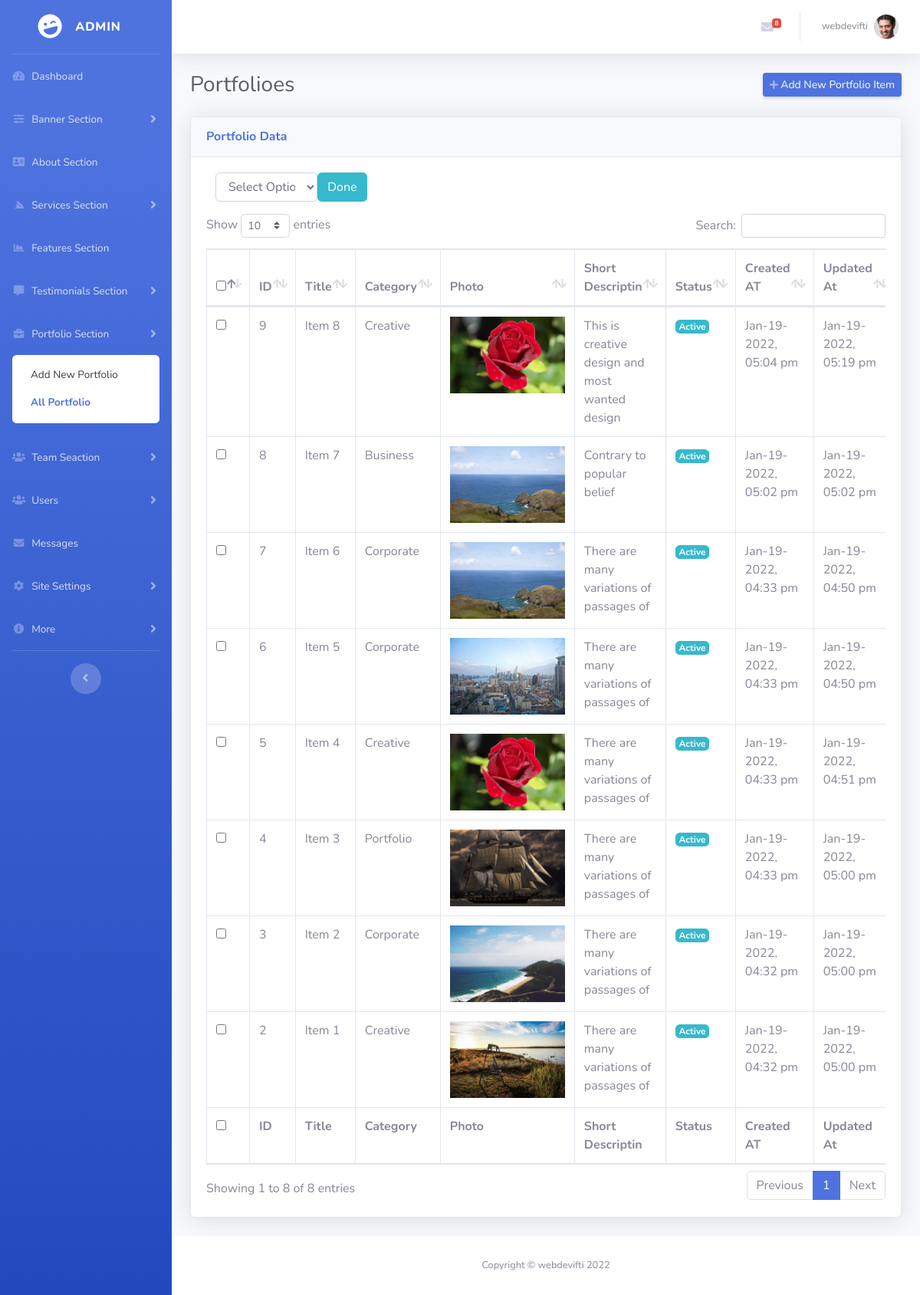
Page /admin/portfolio.php (signed in) on the committed database.
### tables this page shows
CREATE TABLE `users` (
  `id` int(11) NOT NULL,
  `full_name` varchar(255) NOT NULL,
  `username` varchar(255) NOT NULL,
  `email` varchar(255) NOT NULL,
  `password` varchar(255) NOT NULL,
  `role` varchar(20) NOT NULL,
  `status` tinyint(1) NOT NULL DEFAULT 1,
  `photo` varchar(255) DEFAULT NULL,
  `created_at` datetime NOT NULL DEFAULT current_timestamp(),
  `updated_at` datetime NOT NULL DEFAULT current_timestamp() ON UPDATE current_timestamp(),
  `phone_number` varchar(20) NOT NULL
);

CREATE TABLE `portfolio_section` (
  `id` int(11) NOT NULL,
  `portfolio_category` varchar(255) NOT NULL,
  `portfolio_image` varchar(255) NOT NULL,
  `title` varchar(255) NOT NULL,
  `short_desc` text NOT NULL,
  `status` tinyint(1) NOT NULL DEFAULT 1,
  `user_id` int(11) NOT NULL,
  `created_at` datetime NOT NULL DEFAULT current_timestamp(),
  `updated_at` datetime NOT NULL DEFAULT current_timestamp() ON UPDATE current_timestamp()
);

### configs/functions.php (called while the page is built, shortened)
<?php
function getLoggedInUserData($email){
    global $con;
    $query = "SELECT * FROM `users` WHERE `email` = '$email'";
    $excute_query = mysqli_query($con, $query);
    $result = mysqli_fetch_assoc($excute_query);
    return $result;
}

### configs/messageFunction.php (called while the page is built, shortened)
<?php
function getMessages(){
    global $con;
    $result = mysqli_query($con, "SELECT * FROM `message_from_user` ORDER BY `sended_at` DESC LIMIT 10");
    return $result;
}

### configs/portfolioFunction.php (called while the page is built, shortened)
<?php
function getPortfolio(){
    global $con;
    $result = mysqli_query($con, "SELECT * FROM `portfolio_section` ORDER BY `created_at` DESC");
    return $result;
}

### admin/portfolio.php (the view, shortened to what this page needs)
<?php require 'layouts/header.php'; ?>
        <?php require 'layouts/sidebar.php'; ?>
        <div id="content-wrapper" class="d-flex flex-column">
            <div id="content">
                <?php require 'layouts/topbar.php'; ?>
                <div class="container-fluid">
                    <div class="d-sm-flex align-items-center justify-content-between mb-4">
                        <h1 class="h3 mb-0 text-gray-800">Portfolioes</h1>
                        <a href="add-portfolio.php" class="d-none d-sm-inline-block btn btn-sm btn-primary shadow-sm"><i
                                class="fas fa-plus fa-sm text-white-50"></i> Add New Portfolio Item</a>
                    </div>
                    <div class="card shadow mb-4">
                        <div class="card-header py-3">
                            <h6 class="m-0 font-weight-bold text-primary">Portfolio Data</h6>
                        </div>
                        <div class="card-body">
                            <div class="table-responsive">
                                <form action="portfolio.php" method="POST">
                                   <div class="col-lg-3 mb-3 d-flex align-items-center justify-content-between">
                                   <select name="bulk_options" class="form-control">
                                       <option value="">Select Options</option>
                                    </select>
                                    <button type="submit" name="bulkSubmit" class="btn btn-info">Done</button>
                                   </div>
                                <table class="table table-bordered" id="dataTable" width="100%" cellspacing="0">
                                    <thead>
                                        <tr>
                                            <th><input type="checkbox" id="selectItem"></th>
                                            <th>ID</th>
                                            <th>Title</th>
                                            <th>Category</th>
                                            <th>Photo</th>
                                            <th>Short Descriptin</th>
                                            <th>Status</th>
                                            <th>Created AT</th>
                                            <th>Updated At</th>
                                        </tr>
                                    </thead>
                                    <tfoot>
                                        <tr>
                                            <th><input type="checkbox" id="selectItem"></th>
                                            <th>ID</th>
                                            <th>Title</th>
                                            <th>Category</th>
                                            <th>Photo</th>
                                            <th>Short Descriptin</th>
                                            <th>Status</th>
                                            <th>Created AT</th>
                                            <th>Updated At</th>
                                        </tr>
                                    </tfoot>
                                    <tbody>
                                        <?php
                                            $portfolioes = getPortfolio();
                                            foreach($portfolioes as $portfolio){
                                        ?>
                                        <tr>
                                            <td><input type="checkbox" class="boxes" name="select_data[]" value="<?= $portfolio['id']; ?>"></td>
                                            </form>
                                            <td><?= $portfolio['id']; ?></td>
                                            <td><?= $portfolio['title']; ?></td>
                                            <td><?= ucwords($portfolio['portfolio_category']); ?></td>
                                            <td><img width="150" height="100" src="uploads/portfolio/<?= $portfolio['portfolio_image']; ?>" /></td>
                                            <td><?= $portfolio['short_desc']; ?></td>
                                            <td>
                                                <?php
                                                    if($portfolio['status'] == 1){ ?>
                                                        <span class="badge badge-info">Active</span>
                                                    <?php }else { ?>
                                                        <span class="badge badge-danger">Deactive</span>
                                                    <?php } ?>
                                            </td>
                                            <td><?= date('M-d-Y, h:i a', strtotime($portfolio['created_at'])); ?></td>
                                            <td><?= date('M-d-Y, h:i a', strtotime($portfolio['updated_at']));; ?></td>
                                        </tr>
                                        <?php } ?>
                            </div>
                        </div>
                    </div>
                </div>
            </div>
<?php require 'layouts/footer.php'; ?>

### admin/layouts/header.php (shortened to what this page needs)
<!DOCTYPE html>
<html lang="en">
<head>
    <link href="vendor/fontawesome-free/css/all.min.css" rel="stylesheet" type="text/css">
    <link href="css/sb-admin-2.min.css" rel="stylesheet">
    <link href="vendor/datatables/dataTables.bootstrap4.min.css" rel="stylesheet">
</head>
<body id="page-top">
    <div id="wrapper">

### admin/layouts/sidebar.php (shortened to what this page needs)
<ul class="navbar-nav bg-gradient-primary sidebar sidebar-dark accordion" id="accordionSidebar">
            <a class="sidebar-brand d-flex align-items-center justify-content-center" href="index.php">
                <div class="sidebar-brand-icon rotate-n-15">
                    <i class="fas fa-laugh-wink"></i>
                </div>
                <div class="sidebar-brand-text mx-3">Admin</div>
            </a>
            <hr class="sidebar-divider my-0">
            <?php
            $get_url = $_SERVER['PHP_SELF'];
            $explode_url = explode('/',$get_url);
            $get_end = end($explode_url);
            ?>
            <li class="nav-item <?php if($get_end == 'index.php'){ echo 'active';} ?>">
                <a class="nav-link" href="index.php">
                    <i class="fas fa-fw fa-tachometer-alt"></i>
                    <span>Dashboard</span></a>
            </li>
            <li class="nav-item">
                <a class="nav-link collapsed" href="#" data-toggle="collapse" data-target="#collapseUtilities"
                    aria-expanded="true" aria-controls="collapseUtilities">
                    <i class="fas fa-fw fa-sliders-h"></i>
                    <span>Banner Section</span>
                </a>
            </li>
            <li class="nav-item">
                <a class="nav-link" href="about-section.php">
                    <i class="fas fa-fw fa-address-card"></i>
                    <span>About Section</span></a>
            </li>
            <li class="nav-item">
                <a class="nav-link collapsed" href="#" data-toggle="collapse" data-target="#collapseUtilities3"
                    aria-expanded="true" aria-controls="collapseUtilities">
                    <i class="fab fa-fw fa-servicestack"></i>
                    <span>Services Section</span>
                </a>
            </li>
            <li class="nav-item <?php if($get_end == 'add-feature.php'){ echo "active"; } ?>">
                <a class="nav-link" href="add-feature.php">
                    <i class="fas fa-fw fa-chart-area"></i>
                    <span>Features Section</span>
                </a>
            </li>
            <li class="nav-item">
                <a class="nav-link collapsed" href="#" data-toggle="collapse" data-target="#collapseUtilities5"
                    aria-expanded="true" aria-controls="collapseUtilities">
                    <i class="fas fa-fw fa-comment-alt"></i>
                    <span>Testimonials Section</span>
                </a>
            </li>
            <li class="nav-item">
                <a class="nav-link collapsed" href="#" data-toggle="collapse" data-target="#collapseUtilities4"
                    aria-expanded="true" aria-controls="collapseUtilities">
                    <i class="fas fa-fw fa-briefcase"></i>
                    <span>Portfolio Section</span>
                </a>
                <div id="collapseUtilities4" class="collapse <?php if($get_end == 'add-portfolio.php' || $get_end == 'portfolio.php'){ echo 'show'; } ?>" aria-labelledby="headingUtilities"
                    data-parent="#accordionSidebar">
                    <div class="bg-white py-2 collapse-inner rounded">
                        <a class="collapse-item <?php if($get_end == 'add-portfolio.php'){ echo "active"; } ?>" href="add-portfolio.php">Add New Portfolio</a>
                        <a class="collapse-item <?php if($get_end == "portfolio.php"){ echo "active"; } ?>" href="portfolio.php">All Portfolio</a>
                    </div>
                </div>
            </li>
            <li class="nav-item">
                <a class="nav-link collapsed" href="#" data-toggle="collapse" data-target="#collapseUtilitiesT"
                    aria-expanded="true" aria-controls="collapseUtilities">
                    <i class="fas fa-fw fa-users"></i>
                    <span>Team Seaction</span>
                </a>
            </li>
            <?php
                 $email = $_SESSION['USEREMAIL'];
                 $data = getLoggedInUserData($email);
                 if($data['role'] === 'admin'){
            ?>
            <li class="nav-item">
                <a class="nav-link collapsed" href="#" data-toggle="collapse" data-target="#collapseUtilities2"
                    aria-expanded="true" aria-controls="collapseUtilities">
                    <i class="fas fa-fw fa-users"></i>
                    <span>Users</span>
                </a>
            </li>
            <li class="nav-item <?php if($get_end == 'messages.php'){ echo "active"; } ?>">
                <a class="nav-link" href="messages.php">
                    <i class="fas fa-fw fa-envelope"></i>
                    <span>Messages</span></a>
            </li>
            <?php } ?>
            <li class="nav-item">
                <a class="nav-link collapsed" href="#" data-toggle="collapse" data-target="#collapseUtilities7"
                    aria-expanded="true" aria-controls="collapseUtilities">
                    <i class="fas fa-fw fa-cog"></i>
                    <span>Site Settings</span>
                </a>
            </li>
            <li class="nav-item">
                <a class="nav-link collapsed" href="#" data-toggle="collapse" data-target="#collapseUtilitiesM"
                    aria-expanded="true" aria-controls="collapseUtilities">
                    <i class="fas fa-fw fa-info-circle"></i>
                    <span>More</span>
                </a>
            </li>
            <hr class="sidebar-divider d-none d-md-block">
            <div class="text-center d-none d-md-inline">
                <button class="rounded-circle border-0" id="sidebarToggle"></button>
            </div>
        </ul>

### admin/layouts/topbar.php (shortened to what this page needs)
<nav class="navbar navbar-expand navbar-light bg-white topbar mb-4 static-top shadow">
                    <ul class="navbar-nav ml-auto">
                        <li class="nav-item dropdown no-arrow mx-1">
                            <a class="nav-link dropdown-toggle msg_counter" href="#" id="messagesDropdown" role="button"
                                data-toggle="dropdown" aria-haspopup="true" aria-expanded="false">
                                <i class="fas fa-envelope fa-fw"></i>
                                <?php
                                $getmsg = getMessages();
                                $getRow = mysqli_num_rows($getmsg);
                                ?>
                                <span class="badge badge-danger badge-counter"><?= $getRow;?></span>
                            </a>
                        </li>
                        <?php
                        $email = $_SESSION['USEREMAIL'];
                           $data = getLoggedInUserData($email);
                        ?>
                        <li class="nav-item dropdown no-arrow">
                            <a class="nav-link dropdown-toggle" href="#" id="userDropdown" role="button"
                                data-toggle="dropdown" aria-haspopup="true" aria-expanded="false">
                                <span class="mr-2 d-none d-lg-inline text-gray-600 small"><?= $data['username']; ?></span>
                                <img class="img-profile rounded-circle"
                                    src="uploads/users/<?= $data['photo']; ?>">
                            </a>
                        </li>
                    </ul>
                </nav>

### admin/layouts/footer.php (shortened to what this page needs)
           <footer class="sticky-footer bg-white">
                <div class="container my-auto">
                    <div class="copyright text-center my-auto">
                        <span>Copyright &copy; webdevifti <?= date('Y'); ?></span>
                    </div>
                </div>
            </footer>
        </div>
    </div>
</body>
</html>

### rows in the picture
users: username "webdevifti", photo (picture)
portfolio_section: id "9", title "Item 8", portfolio_category "Creative", portfolio_image (picture), short_desc "This is creative design and most wanted design", status "Active", created_at "Jan-19-2022, 05:04 pm", updated_at "Jan-19-2022, 05:19 pm"
portfolio_section: id "8", title "Item 7", portfolio_category "Business", portfolio_image (picture), short_desc "Contrary to popular belief", status "Active", created_at "Jan-19-2022, 05:02 pm", updated_at "Jan-19-2022, 05:02 pm"
portfolio_section: id "7", title "Item 6", portfolio_category "Corporate", portfolio_image (picture), short_desc "There are many variations of passages of", status "Active", created_at "Jan-19-2022, 04:33 pm", updated_at "Jan-19-2022, 04:50 pm"
portfolio_section: id "6", title "Item 5", portfolio_category "Corporate", portfolio_image (picture), short_desc "There are many variations of passages of", status "Active", created_at "Jan-19-2022, 04:33 pm", updated_at "Jan-19-2022, 04:50 pm"
portfolio_section: id "5", title "Item 4", portfolio_category "Creative", portfolio_image (picture), short_desc "There are many variations of passages of", status "Active", created_at "Jan-19-2022, 04:33 pm", updated_at "Jan-19-2022, 04:51 pm"
portfolio_section: id "4", title "Item 3", portfolio_category "Portfolio", portfolio_image (picture), short_desc "There are many variations of passages of", status "Active", created_at "Jan-19-2022, 04:33 pm", updated_at "Jan-19-2022, 05:00 pm"
portfolio_section: id "3", title "Item 2", portfolio_category "Corporate", portfolio_image (picture), short_desc "There are many variations of passages of", status "Active", created_at "Jan-19-2022, 04:32 pm", updated_at "Jan-19-2022, 05:00 pm"
portfolio_section: id "2", title "Item 1", portfolio_category "Creative", portfolio_image (picture), short_desc "There are many variations of passages of", status "Active", created_at "Jan-19-2022, 04:32 pm", updated_at "Jan-19-2022, 05:00 pm"

### other values in the picture
$getRow "8"
